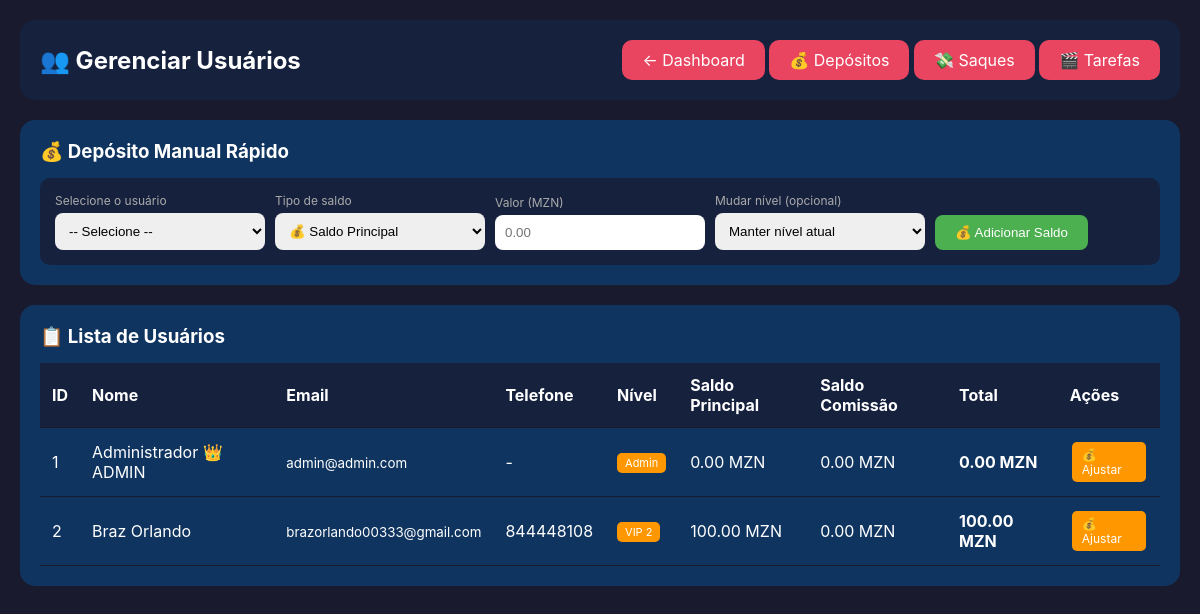
The app's page /admin_usuarios (signed in), older data.
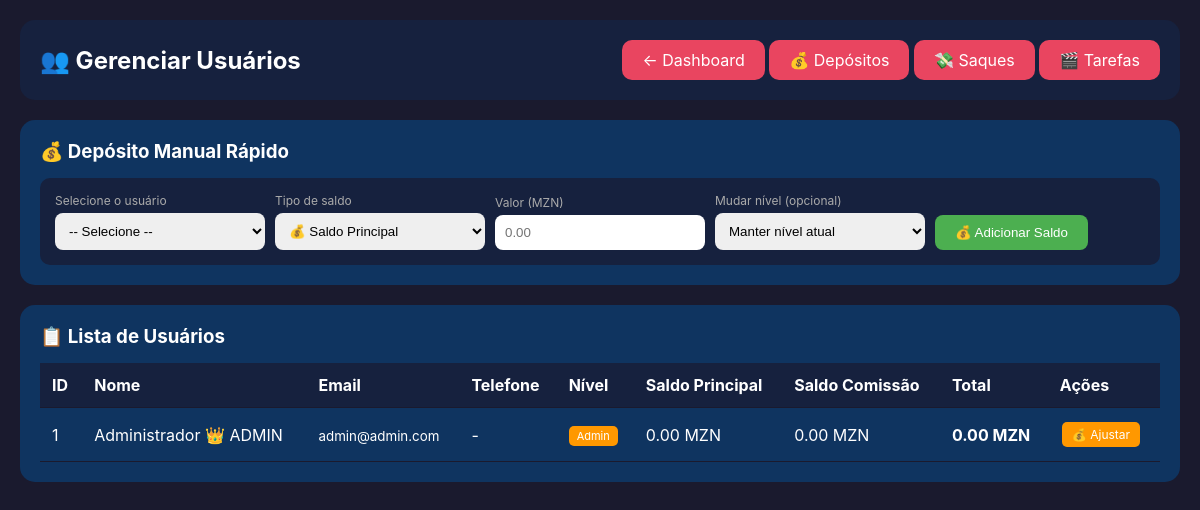
The same page, newer data.
### tables this page shows
CREATE TABLE usuarios (
    id INTEGER PRIMARY KEY AUTOINCREMENT,
    nome TEXT NOT NULL,
    email TEXT UNIQUE NOT NULL,
    telefone TEXT,
    senha TEXT NOT NULL,
    codigo_convite TEXT UNIQUE NOT NULL,
    convidado_por TEXT,
    nivel INTEGER DEFAULT 0,
    nivel_nome TEXT DEFAULT 'Estagiário',
    validade_inicio TEXT,
    validade_fim TEXT,
    saldo_principal REAL DEFAULT 0,
    saldo_comissao REAL DEFAULT 0,
    ganhos_hoje REAL DEFAULT 0,
    ganhos_ontem REAL DEFAULT 0,
    ganhos_semana REAL DEFAULT 0,
    ganhos_mes REAL DEFAULT 0,
    ganhos_total REAL DEFAULT 0,
    is_admin INTEGER DEFAULT 0,
    data_registro TIMESTAMP DEFAULT CURRENT_TIMESTAMP
);

### app.py (the view)
@app.route('/admin_usuarios')
@admin_obrigatorio
def admin_usuarios():
    conn = get_db()
    usuarios = conn.execute('SELECT * FROM usuarios ORDER BY id').fetchall()
    niveis = conn.execute('SELECT * FROM niveis').fetchall()
    conn.close()
    return render_template('admin_usuarios.html', usuarios=usuarios, niveis=niveis)

### app.py (called while the page is built)
def get_db():
    conn = sqlite3.connect('database.db')
    conn.row_factory = sqlite3.Row
    return conn

def admin_obrigatorio(f):
    @wraps(f)
    def decorated_function(*args, **kwargs):
        if 'usuario_id' not in session:
            flash('Faça login primeiro', 'erro')
            return redirect(url_for('login'))
        conn = get_db()
        usuario = conn.execute('SELECT is_admin FROM usuarios WHERE id = ?', (session['usuario_id'],)).fetchone()
        conn.close()
        if not usuario or usuario['is_admin'] != 1:
            flash('Acesso negado. Área administrativa.', 'erro')
            return redirect(url_for('painel'))
        return f(*args, **kwargs)
    return decorated_function

### templates/admin_usuarios.html (shortened to what this page needs)
<!DOCTYPE html>
<html lang="pt">
<head>
</head>
<body>
    <div class="container">
        <div class="header">
            <h2>👥 Gerenciar Usuários</h2>
            <div>
                <a href="/admin_painel" class="btn">← Dashboard</a>
                <a href="/admin_depositos" class="btn">💰 Depósitos</a>
                <a href="/admin_saques" class="btn">💸 Saques</a>
                <a href="/admin_tarefas" class="btn">🎬 Tarefas</a>
            </div>
        </div>
        <div class="card">
            <h3 style="margin-bottom: 15px;">💰 Depósito Manual Rápido</h3>
            <form method="POST" action="/deposito_manual" class="form-deposito">
                <div class="form-group">
                    <label>Selecione o usuário</label>
                    <select name="usuario_id" required>
                        <option value="">-- Selecione --</option>
                    </select>
                </div>
                <div class="form-group">
                    <label>Tipo de saldo</label>
                    <select name="tipo_saldo" required>
                        <option value="saldo_principal">💰 Saldo Principal</option>
                    </select>
                </div>
                <div class="form-group">
                    <label>Valor (MZN)</label>
                    <input type="number" name="valor" placeholder="0.00" step="0.01" required>
                </div>
                <div class="form-group">
                    <label>Mudar nível (opcional)</label>
                    <select name="nivel_id">
                        <option value="0">Manter nível atual</option>
                    </select>
                </div>
                <div class="form-group">
                    <button type="submit" class="btn-success">💰 Adicionar Saldo</button>
                </div>
            </form>
        </div>
        <div class="card">
            <h3 style="margin-bottom: 15px;">📋 Lista de Usuários</h3>
            <div style="overflow-x: auto;">
                <table>
                    <thead>
                        <tr>
                            <th>ID</th>
                            <th>Nome</th>
                            <th>Email</th>
                            <th>Telefone</th>
                            <th>Nível</th>
                            <th>Saldo Principal</th>
                            <th>Saldo Comissão</th>
                            <th>Total</th>
                            <th>Ações</th>
                        </tr>
                    </thead>
                    <tbody>
                        {% for usuario in usuarios %}
                        <tr>
                            <td>{{ usuario.id }}</td>
                            <td>{{ usuario.nome }}{% if usuario.is_admin %} 👑 ADMIN{% endif %}</td>
                            <td><small>{{ usuario.email }}</small></td>
                            <td>{{ usuario.telefone or '-' }}</td>
                            <td><span class="pendente">{{ usuario.nivel_nome }}</span></td>
                            <td>{{ "%.2f"|format(usuario.saldo_principal) }} MZN</td>
                            <td>{{ "%.2f"|format(usuario.saldo_comissao) }} MZN</td>
                            <td><strong>{{ "%.2f"|format(usuario.saldo_principal + usuario.saldo_comissao) }} MZN</strong></td>
                            <td>
                                <a href="/ajustar_saldo/{{ usuario.id }}" class="btn-warning">💰 Ajustar</a>
                            </td>
                        </tr>
                        {% endfor %}
                    </tbody>
                </table>
            </div>
        </div>
    </div>
</body>
</html>

Row changes from the older to the newer data that the page shows:
removed usuarios: id "2", nome "Braz Orlando", email "brazorlando00333@gmail.com", telefone "844448108", nivel_nome "VIP 2", saldo_principal "100.00", saldo_comissao "0.00", usuario.saldo_principal+usuario.saldo_comissao "100.00"
